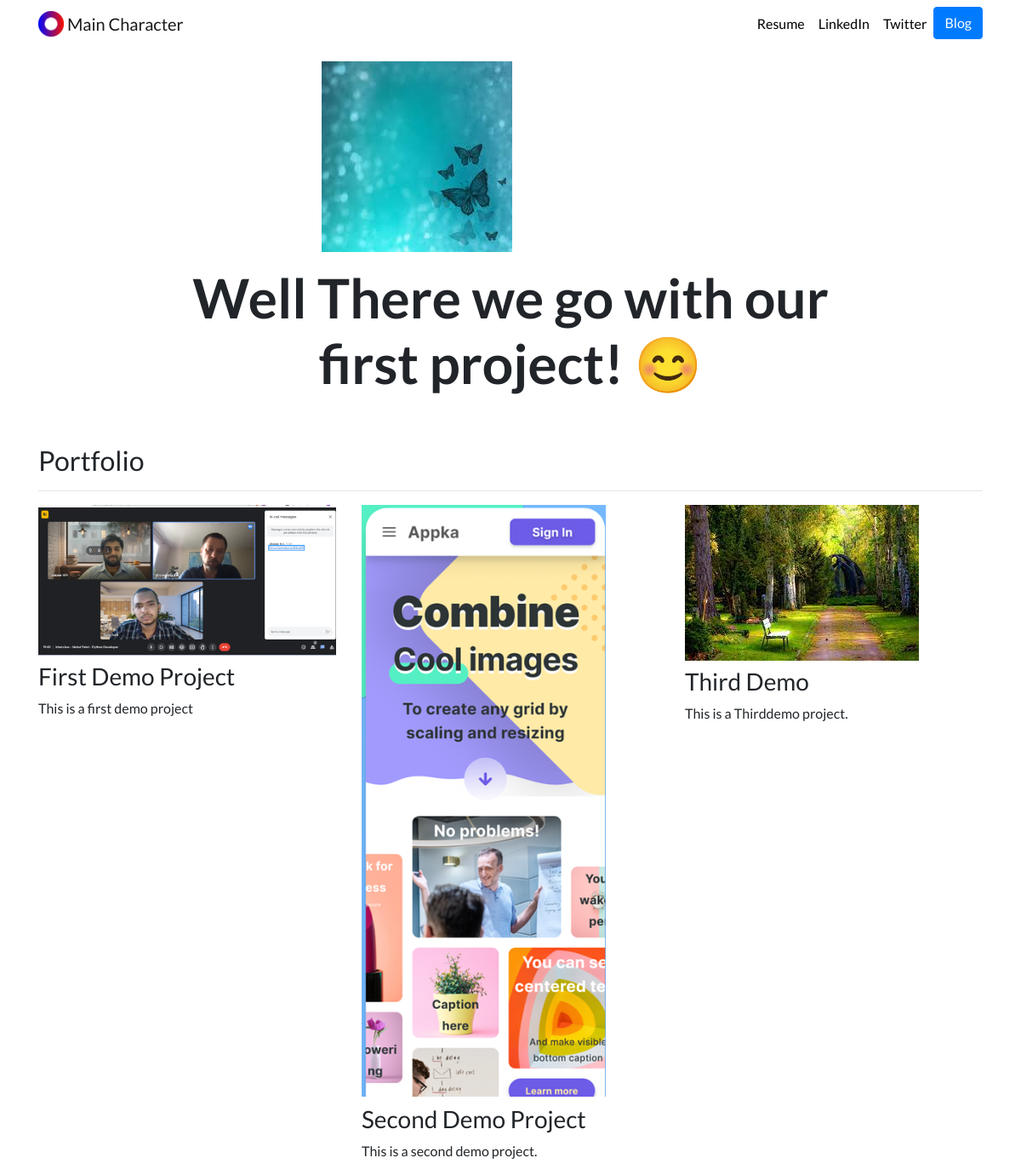
The page / on the database its author committed.
### portfolio/models.py (models this page shows, shortened)
class Project(models.Model):
    title = models.CharField(max_length=100)
    description = models.CharField(max_length=250)
    image = models.ImageField(upload_to="portfolio/images/")
    url = models.URLField(blank=True)

### portfolio/views.py (the view)
# urls.py: 2. Add a URL to urlpatterns:  path('', views.home, name='home')
def home(request):
    print('hello')
    projects = Project.objects.all()
    return render(request, 'portfolio/home.html', {'projects':projects})

### portfolio/templates/portfolio/home.html
{% extends "portfolio/base.html" %}
{% load static %}
{% block content %}
<div class="row justify-content-center my-3">
  <div class="col-5">
    <img src="{% static 'portfolio/SquareBlonde.jpg' %}" class="img-fluid">
  </div>
</div>
<div class="row justify-content-center mb-3">
  <div class="col-md-9 text-center">
    <h1 id="hometext" class="font-weight-bold">Well There we go with our first project! 😊</h1>
  </div>
</div>
<h2 class="mt-5">Portfolio</h2>
<hr>
<div class="row">
  {% for project in projects %}
  <div class="col-lg-4 col-md-6">
    {% if project.url %}
    <a href="{{ project.url }}">
      <img src="{{ project.image.url }}" class="img-fluid mb-2">
    </a>
    {% else %}
    <img src="{{ project.image.url }}" class="img-fluid mb-2">
    {% endif %}
    <h3>{{ project.title }}</h3>
    <p>{{ project.description }}</p>
  </div>
  {% endfor %}
</div>
{% endblock %}

### portfolio/templates/portfolio/base.html (shortened to what this page needs)
{% load static %}
<!doctype html>
<html lang="en">
<head>
  <link rel="stylesheet" href="https://stackpath.bootstrapcdn.com/bootstrap/4.4.1/css/bootstrap.min.css">
  <link rel="stylesheet" href="{% static "portfolio/custom.css" %}">
</head>
<body>
  <nav id="topNav" class="navbar navbar-expand-md navbar-light">
    <div class="container">
      <a class="navbar-brand" href="{% url 'home' %}">
        <img src="{% static "portfolio/Logo.png" %}" width="30" height="30" class="d-inline-block align-top" alt="Nick's Logo">
        <span>Main Character</span>
      </a>
      <div class="collapse navbar-collapse text-center" id="navbarNav">
        <ul class="navbar-nav ml-auto">
          <li class="nav-item">
            <a class="nav-link" href="{% static "portfolio/resume.pdf" %}">Resume</a>
          </li>
          <li class="nav-item">
            <a class="nav-link" href="https://www.linkedin.com/in/" target="_blank">LinkedIn</a>
          </li>
          <li class="nav-item">
            <a class="nav-link" href="https://twitter.com/" target="_blank">Twitter</a>
          </li>
          <li>
            <a role="button" href="{% url 'blog:all_blogs' %}" class="btn btn-primary">Blog</a>
          </li>
        </ul>
      </div>
    </div>
  </nav>
  <div class="container">
    {% block content %}{% endblock %}
  </div>
</body>
</html>

### portfolio/static/portfolio/custom.css (style rules this page uses)
.navbar-nav .nav-link { color: rgba(0,0,0,1) !important; }
body { font-family: 'Lato', sans-serif; }
@media (min-width: 992px) { #hometext { font-size: 4rem; } }

### rows shown on the page
Project: image (picture), title "First Demo Project", description "This is a first demo project"
Project: image (picture), title "Second Demo Project", description "This is a second demo project."
Project: image (picture), title "Third Demo", description "This is a Thirddemo project."
